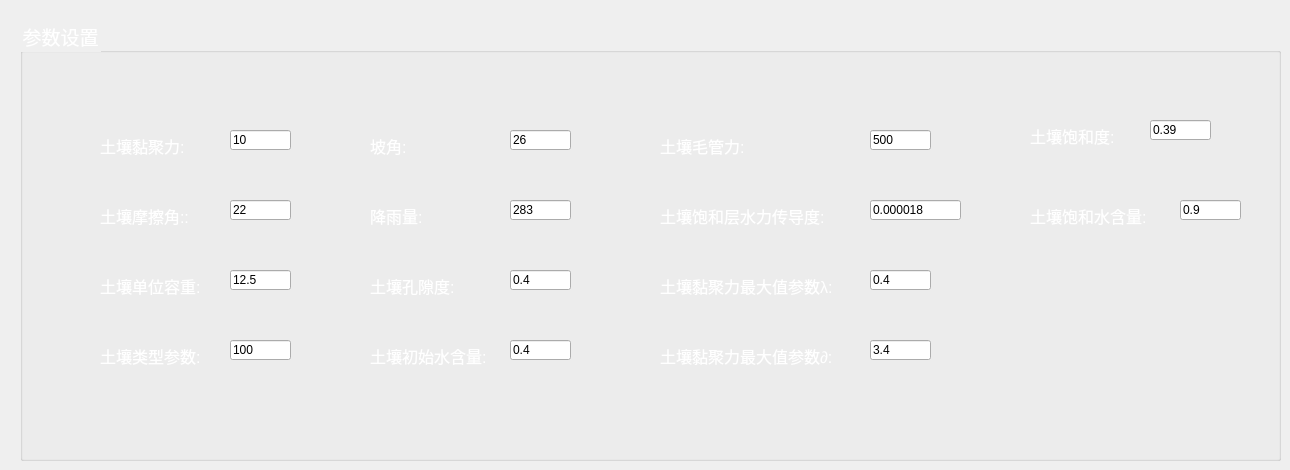
   <widget class="QWidget" name="tab_3">
    <attribute name="title">
     <string>Tab 3</string>
    </attribute>
    <widget class="QGroupBox" name="groupBox_8">
     <property name="geometry">
      <rect>
       <x>20</x>
       <y>20</y>
       <width>1261</width>
       <height>441</height>
      </rect>
     </property>
     <property name="font">
      <font>
       <family>SimSun-ExtB</family>
       <pointsize>14</pointsize>
      </font>
     </property>
     <property name="styleSheet">
      <string notr="true">QGroupBox{color:white}</string>
     </property>
     <property name="title">
      <string>参数设置</string>
     </property>
     <widget class="QLabel" name="label_21">
      <property name="geometry">
       <rect>
        <x>80</x>
        <y>180</y>
        <width>91</width>
        <height>31</height>
       </rect>
      </property>
      <property name="font">
       <font>
        <pointsize>12</pointsize>
       </font>
      </property>
      <property name="styleSheet">
       <string notr="true">color:white</string>
      </property>
      <property name="text">
       <string>土壤摩擦角::</string>
      </property>
     </widget>
     <widget class="QLineEdit" name="lineEdit_17">
      <property name="geometry">
       <rect>
        <x>210</x>
        <y>180</y>
        <width>61</width>
        <height>20</height>
       </rect>
      </property>
      <property name="text">
       <string>22</string>
      </property>
     </widget>
     <widget class="QLabel" name="label_22">
      <property name="geometry">
       <rect>
        <x>80</x>
        <y>250</y>
        <width>101</width>
        <height>31</height>
       </rect>
      </property>
      <property name="font">
       <font>
        <pointsize>12</pointsize>
       </font>
      </property>
      <property name="styleSheet">
       <string notr="true">color:white</string>
      </property>
      <property name="text">
       <string>土壤单位容重:</string>
      </property>
     </widget>
     <widget class="QLineEdit" name="lineEdit_18">
      <property name="geometry">
       <rect>
        <x>210</x>
        <y>250</y>
        <width>61</width>
        <height>20</height>
       </rect>
      </property>
      <property name="text">
       <string>12.5</string>
      </property>
     </widget>
     <widget class="QLabel" name="label_23">
      <property name="geometry">
       <rect>
        <x>80</x>
        <y>320</y>
        <width>111</width>
        <height>31</height>
       </rect>
      </property>
      <property name="font">
       <font>
        <pointsize>12</pointsize>
       </font>
      </property>
      <property name="styleSheet">
       <string notr="true">color:white</string>
      </property>
      <property name="text">
       <string>土壤类型参数:</string>
      </property>
     </widget>
     <widget class="QLineEdit" name="lineEdit_19">
      <property name="geometry">
       <rect>
        <x>210</x>
        <y>320</y>
        <width>61</width>
        <height>20</height>
       </rect>
      </property>
      <property name="text">
       <string>100</string>
      </property>
     </widget>
     <widget class="QLabel" name="label_24">
      <property name="geometry">
       <rect>
        <x>1010</x>
        <y>100</y>
        <width>91</width>
        <height>31</height>
       </rect>
      </property>
      <property name="font">
       <font>
        <pointsize>12</pointsize>
       </font>
      </property>
      <property name="styleSheet">
       <string notr="true">color:white</string>
      </property>
      <property name="text">
       <string>土壤饱和度:</string>
      </property>
     </widget>
     <widget class="QLineEdit" name="lineEdit_20">
      <property name="geometry">
       <rect>
        <x>1130</x>
        <y>100</y>
        <width>61</width>
        <height>20</height>
       </rect>
      </property>
      <property name="text">
       <string>0.39</string>
      </property>
     </widget>
     <widget class="QLabel" name="label_25">
      <property name="geometry">
       <rect>
        <x>640</x>
        <y>320</y>
        <width>181</width>
        <height>31</height>
       </rect>
      </property>
      <property name="font">
       <font>
        <pointsize>12</pointsize>
       </font>
      </property>
      <property name="styleSheet">
       <string notr="true">color:white</string>
      </property>
      <property name="text">
       <string>土壤黏聚力最大值参数∂:</string>
      </property>
     </widget>
     <widget class="QLineEdit" name="lineEdit_21">
      <property name="geometry">
       <rect>
        <x>850</x>
        <y>320</y>
        <width>61</width>
        <height>20</height>
       </rect>
      </property>
      <property name="text">
       <string>3.4</string>
      </property>
     </widget>
     <widget class="QLabel" name="label_26">
      <property name="geometry">
       <rect>
        <x>350</x>
        <y>180</y>
        <width>61</width>
        <height>31</height>
       </rect>
      </property>
      <property name="font">
       <font>
        <pointsize>12</pointsize>
       </font>
      </property>
      <property name="styleSheet">
       <string notr="true">color:white</string>
      </property>
      <property name="text">
       <string>降雨量:</string>
      </property>
     </widget>
     <widget class="QLineEdit" name="lineEdit_22">
      <property name="geometry">
       <rect>
        <x>490</x>
        <y>180</y>
        <width>61</width>
        <height>20</height>
       </rect>
      </property>
      <property name="text">
       <string>283</string>
      </property>
     </widget>
     <widget class="QLabel" name="label_27">
      <property name="geometry">
       <rect>
        <x>350</x>
        <y>250</y>
        <width>91</width>
        <height>31</height>
       </rect>
      </property>
      <property name="font">
       <font>
        <pointsize>12</pointsize>
       </font>
      </property>
      <property name="styleSheet">
       <string notr="true">color:white</string>
      </property>
      <property name="text">
       <string>土壤孔隙度:</string>
      </property>
     </widget>
     <widget class="QLineEdit" name="lineEdit_23">
      <property name="geometry">
       <rect>
        <x>490</x>
        <y>250</y>
        <width>61</width>
        <height>20</height>
       </rect>
      </property>
      <property name="text">
       <string>0.4</string>
      </property>
     </widget>
     <widget class="QLabel" name="label_28">
      <property name="geometry">
       <rect>
        <x>640</x>
        <y>180</y>
        <width>181</width>
        <height>31</height>
       </rect>
      </property>
      <property name="font">
       <font>
        <pointsize>12</pointsize>
       </font>
      </property>
      <property name="styleSheet">
       <string notr="true">color:white</string>
      </property>
      <property name="text">
       <string>土壤饱和层水力传导度:</string>
      </property>
     </widget>
     <widget class="QLineEdit" name="lineEdit_24">
      <property name="geometry">
       <rect>
        <x>850</x>
        <y>180</y>
        <width>91</width>
        <height>20</height>
       </rect>
      </property>
      <property name="text">
       <string>0.000018</string>
      </property>
     </widget>
     <widget class="QLabel" name="label_29">
      <property name="geometry">
       <rect>
        <x>640</x>
        <y>110</y>
        <width>91</width>
        <height>31</height>
       </rect>
      </property>
      <property name="font">
       <font>
        <pointsize>12</pointsize>
       </font>
      </property>
      <property name="styleSheet">
       <string notr="true">color:white</string>
      </property>
      <property name="text">
       <string>土壤毛管力:</string>
      </property>
     </widget>
     <widget class="QLineEdit" name="lineEdit_25">
      <property name="geometry">
       <rect>
        <x>850</x>
        <y>110</y>
        <width>61</width>
        <height>20</height>
       </rect>
      </property>
      <property name="text">
       <string>500</string>
      </property>
     </widget>
     <widget class="QLabel" name="label_30">
      <property name="geometry">
       <rect>
        <x>350</x>
        <y>320</y>
        <width>131</width>
        <height>31</height>
       </rect>
      </property>
      <property name="font">
       <font>
        <pointsize>12</pointsize>
       </font>
      </property>
      <property name="styleSheet">
       <string notr="true">color:white</string>
      </property>
      <property name="text">
       <string>土壤初始水含量:</string>
      </property>
     </widget>
     <widget class="QLineEdit" name="lineEdit_26">
      <property name="geometry">
       <rect>
        <x>490</x>
        <y>320</y>
        <width>61</width>
        <height>20</height>
       </rect>
      </property>
      <property name="text">
       <string>0.4</string>
      </property>
     </widget>
     <widget class="QLabel" name="label_31">
      <property name="geometry">
       <rect>
        <x>1010</x>
        <y>180</y>
        <width>131</width>
        <height>31</height>
       </rect>
      </property>
      <property name="font">
       <font>
        <pointsize>12</pointsize>
       </font>
      </property>
      <property name="styleSheet">
       <string notr="true">color:white</string>
      </property>
      <property name="text">
       <string>土壤饱和水含量:</string>
      </property>
     </widget>
     <widget class="QLineEdit" name="lineEdit_27">
      <property name="geometry">
       <rect>
        <x>1160</x>
        <y>180</y>
        <width>61</width>
        <height>20</height>
       </rect>
      </property>
      <property name="text">
       <string>0.9</string>
      </property>
     </widget>
     <widget class="QLabel" name="label_32">
      <property name="geometry">
       <rect>
        <x>350</x>
        <y>110</y>
        <width>91</width>
        <height>31</height>
       </rect>
      </property>
      <property name="font">
       <font>
        <pointsize>12</pointsize>
       </font>
      </property>
      <property name="styleSheet">
       <string notr="true">color:white</string>
      </property>
      <property name="text">
       <string>坡角:</string>
      </property>
     </widget>
     <widget class="QLineEdit" name="lineEdit_28">
      <property name="geometry">
       <rect>
        <x>490</x>
        <y>110</y>
        <width>61</width>
        <height>20</height>
       </rect>
      </property>
      <property name="text">
       <string>26</string>
      </property>
     </widget>
     <widget class="QLabel" name="label_33">
      <property name="geometry">
       <rect>
        <x>80</x>
        <y>110</y>
        <width>91</width>
        <height>31</height>
       </rect>
      </property>
      <property name="font">
       <font>
        <pointsize>12</pointsize>
       </font>
      </property>
      <property name="styleSheet">
       <string notr="true">color:white</string>
      </property>
      <property name="text">
       <string>土壤黏聚力:</string>
      </property>
     </widget>
     <widget class="QLineEdit" name="lineEdit_29">
      <property name="geometry">
       <rect>
        <x>210</x>
        <y>110</y>
        <width>61</width>
        <height>20</height>
       </rect>
      </property>
      <property name="text">
       <string>10</string>
      </property>
     </widget>
     <widget class="QLabel" name="label_34">
      <property name="geometry">
       <rect>
        <x>640</x>
        <y>250</y>
        <width>181</width>
        <height>31</height>
       </rect>
      </property>
      <property name="font">
       <font>
        <pointsize>12</pointsize>
       </font>
      </property>
      <property name="styleSheet">
       <string notr="true">color:white</string>
      </property>
      <property name="text">
       <string>土壤黏聚力最大值参数λ:</string>
      </property>
     </widget>
     <widget class="QLineEdit" name="lineEdit_30">
      <property name="geometry">
       <rect>
        <x>850</x>
        <y>250</y>
        <width>61</width>
        <height>20</height>
       </rect>
      </property>
      <property name="text">
       <string>0.4</string>
      </property>
     </widget>
    </widget>
   </widget>
